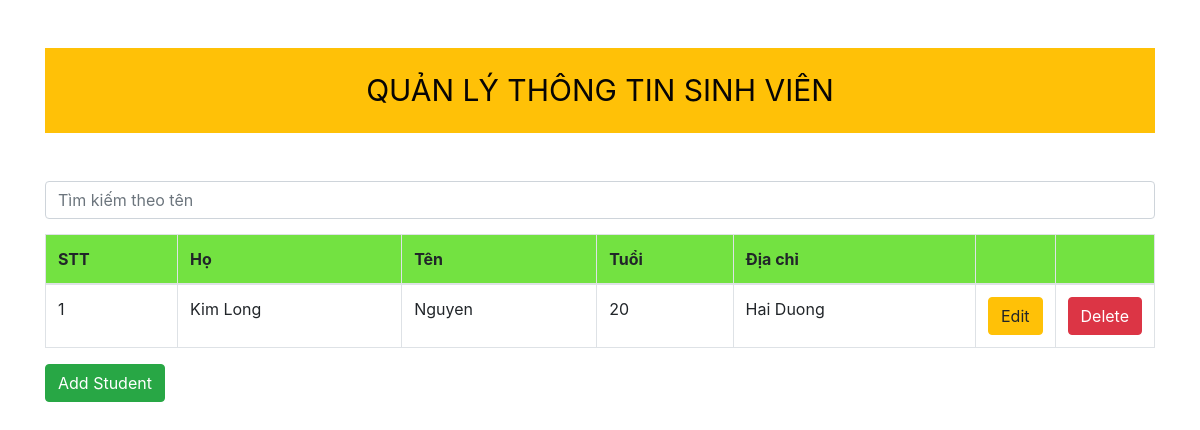
The app's page /TeacherWeb.php?s=Kim Long with its own data.
### tables this page shows
CREATE TABLE `student` (
  `id` int(255) NOT NULL,
  `fname` varchar(80) NOT NULL,
  `lname` varchar(100) NOT NULL,
  `age` int(100) NOT NULL,
  `address` text NOT NULL,
  `username` varchar(45) NOT NULL,
  `password` varchar(45) NOT NULL
);

### dbhelp.php (called while the page is built, shortened)
<?php
function executeResult($sql) {
	$conn = mysqli_connect(HOST, USERNAME, PASSWORD, DATABASE);
	$resultset = mysqli_query($conn, $sql);
	$list      = [];
	while ($row = mysqli_fetch_array($resultset, 1)) {
		$list[] = $row;
	}
	return $list;
}

### TeacherWeb.php (the view, shortened to what this page needs)
<?php
require_once ('dbhelp.php');
?>
<!DOCTYPE html>
<html>
<head>
	<link rel="stylesheet" href="https://maxcdn.bootstrapcdn.com/bootstrap/4.4.1/css/bootstrap.min.css">
	<link rel="stylesheet" href="assets/css/Teacher.css">
</head>
<body>
	<div class="container">
		<div class="panel panel-primary">
			<div class="panel-heading">
				QUẢN LÝ THÔNG TIN SINH VIÊN
			</div>
			<form method="get">
					<input type="text" name="s" class="form-control" style="margin-top: 15px; margin-bottom: 15px;" placeholder="Tìm kiếm theo tên">
				</form>
			<div class="panel-body">
				<table class="table table-bordered">
					<thead>
						<tr>
							<th class="title ">STT</th>
							<th class="title ">Họ</th>
                                                        <th class="title ">Tên</th>
							<th class="title ">Tuổi</th>
							<th class="title ">Địa chỉ</th>
                                                        <th class ="title" width="60px"></th>
							<th class ="title" width="60px"></th>
						</tr>
					</thead>
					<tbody>
<?php
if (isset($_GET['s']) && $_GET['s'] != '') {
	$sql = 'select * from student where fname like "%'.$_GET['s'].'%"';
} else {
	$sql = 'select * from student';
}
$studentList = executeResult($sql);
$index = 1;
foreach ($studentList as $std) {
	echo '<tr>
			<td>'.($index++).'</td>
			<td>'.$std['fname'].'</td>
                        <td>'.$std['lname'].'</td>
			<td>'.$std['age'].'</td>
			<td>'.$std['address'].'</td>
			<td><button class="btn btn-warning" onclick=\'window.open("input.php?id='.$std['id'].'","_self")\'>Edit</button></td>
			<td><button class="btn btn-danger" onclick="deleteStudent('.$std['id'].')">Delete</button></td>
		</tr>';
}
?>
					</tbody>
				</table>
				<button class="btn btn-success" onclick="window.open('input.php', '_self')">Add Student</button>
			</div>
		</div>
	</div>
</body>
</html>

### assets/css/Teacher.css (style rules this page uses)
.panel-heading { text-align: center; font-size: 30px; color: #070505; background-color: #ffc107; margin: 3rem 0; padding: 20px; }
.title { background-color: #73e241; }

### records on screen
student: fname "Kim Long", lname "Nguyen", age "20", address "Hai Duong"
